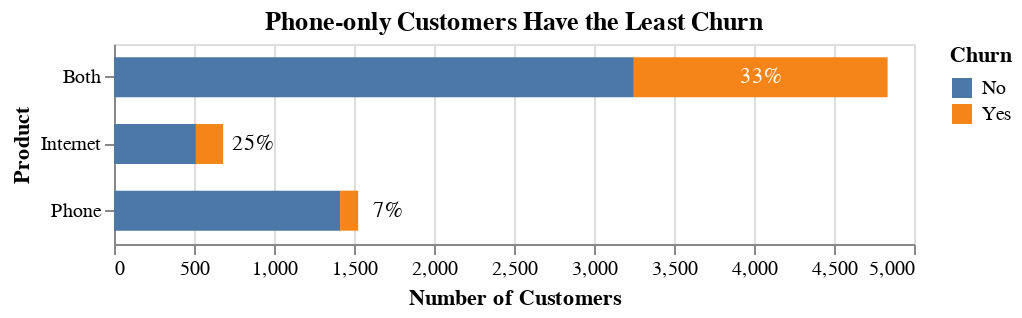

The code cell stored with this chart in its notebook:
### Code cell
bars = alt.Chart(chart_data,
                title='Phone-only Customers Have the Least Churn',
                height=100
         ).mark_bar(
                size=20
         ).encode(
                alt.X('sum(customerID)', title='Number of Customers'),
                alt.Y('cust_type', title='Product'),
                color='Churn',
                order=alt.Order(
                    'Churn',
                    sort='ascending'
                )
         )

text_side = alt.Chart(
    chart_data.query('Churn == "Yes" and cust_type != "Both"')).mark_text(dx=15).encode(
    x=alt.X('total'),
    y=alt.Y('cust_type'),
    text=alt.Text('percent')
)

text_center = alt.Chart(
    chart_data.query('Churn == "Yes" and cust_type == "Both"')).mark_text(color='white').encode(
    x='x:Q',
    y=alt.Y('cust_type'),
    text=alt.Text('percent')
).transform_calculate(
    x='datum.total - datum.customerID/2'
)

(bars + text_side + text_center)

### Figure 1 — Vega-Lite specification as saved in the notebook (floating-point values rounded to 4 significant figures)
{"$schema": "https://vega.github.io/schema/vega-lite/v3.3.0.json", "config": {"mark": {"tooltip": null}, "view": {"height": 300, "width": 400}}, "datasets": {"data-05c8c2f2406dfe195e667c31a059f965": [{"Churn": "Yes", "cust_type": "Internet", "customerID": 170, "percent": "25%", "total": 682}, {"Churn": "Yes", "cust_type": "Phone", "customerID": 113, "percent": "7%", "total": 1526}], "data-1e00ca2f47d2f5470817240a0cce33b5": [{"Churn": "Yes", "cust_type": "Both", "customerID": 1586, "percent": "33%", "total": 4835}], "data-bead014a9b962e71d2711e72ffbed435": [{"Churn": "No", "cust_type": "Both", "customerID": 3249, "percent": "67%", "total": 4835}, {"Churn": "Yes", "cust_type": "Both", "customerID": 1586, "percent": "33%", "total": 4835}, {"Churn": "No", "cust_type": "Internet", "customerID": 512, "percent": "75%", "total": 682}, {"Churn": "Yes", "cust_type": "Internet", "customerID": 170, "percent": "25%", "total": 682}, {"Churn": "No", "cust_type": "Phone", "customerID": 1413, "percent": "93%", "total": 1526}, {"Churn": "Yes", "cust_type": "Phone", "customerID": 113, "percent": "7%", "total": 1526}]}, "layer": [{"data": {"name": "data-bead014a9b962e71d2711e72ffbed435"}, "encoding": {"color": {"field": "Churn", "type": "nominal"}, "order": {"field": "Churn", "sort": "ascending", "type": "nominal"}, "x": {"aggregate": "sum", "field": "customerID", "title": "Number of Customers", "type": "quantitative"}, "y": {"field": "cust_type", "title": "Product", "type": "nominal"}}, "height": 100, "mark": {"size": 20, "type": "bar"}, "title": "Phone-only Customers Have the Least Churn"}, {"data": {"name": "data-05c8c2f2406dfe195e667c31a059f965"}, "encoding": {"text": {"field": "percent", "type": "nominal"}, "x": {"field": "total", "type": "quantitative"}, "y": {"field": "cust_type", "type": "nominal"}}, "mark": {"dx": 15, "type": "text"}}, {"data": {"name": "data-1e00ca2f47d2f5470817240a0cce33b5"}, "encoding": {"text": {"field": "percent", "type": "nominal"}, "x": {"field": "x", "type": "quantitative"}, "y": {"field": "cust_type", "type": "nominal"}}, "mark": {"color": "white", "type": "text"}, "transform": [{"as": "x", "calculate": "datum.total - datum.customerID/2"}]}]}
